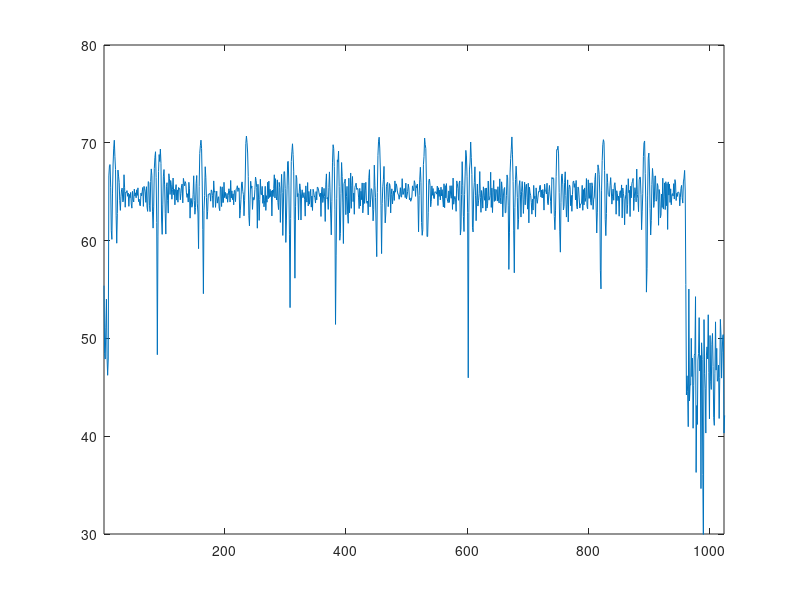
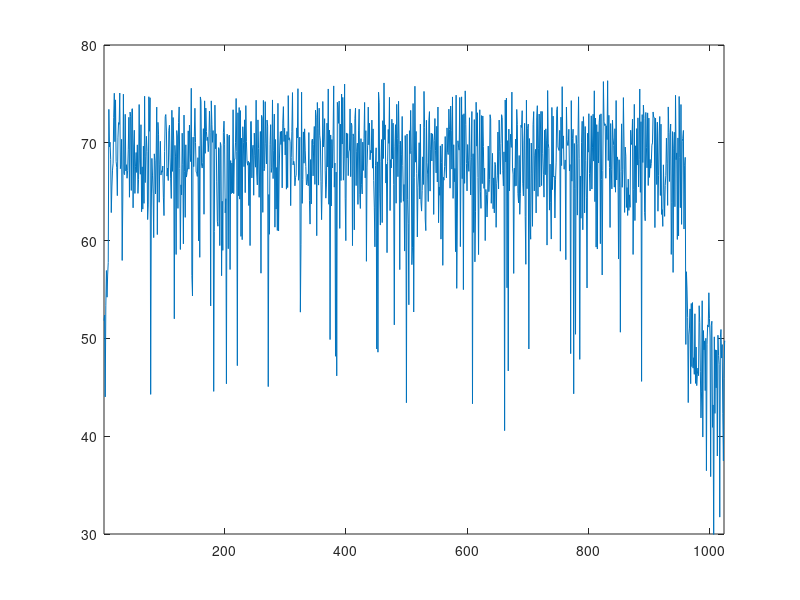
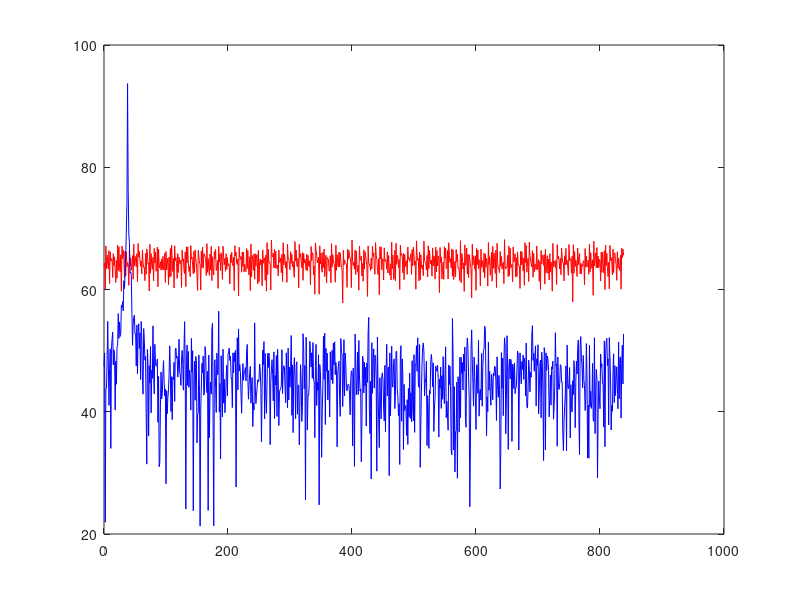

The MATLAB source for these figures, in order:
% this is a 5G PRACH format 0 transmission
L=839

% this is number of samples per bin, floor(L/Ncs) gives the number of cyclic shifts, see below
Ncs=26
% this is the FFT size for the generation/reception of PRACH
N=49152
% this is the length of the cyclic prefix for PRACH
Ncp=6336


% 6-bit data messages for 3 transmitters / UEs
preamble_index1=63;
preamble_index2=31;
preamble_index3=11;

% up to 6 Zadoff-Chu root sequences for this format
utab=[129 710 140 699 120 719]
% number of cyclic shifts
nshifts = floor(L/Ncs);
% number of Zadoff-Chu sequences required
nseq = ceil(64/nshifts);

% index of the preamble sequence to use
uind1=floor(preamble_index1/nshifts)
uind2=floor(preamble_index2/nshifts)
uind3=floor(preamble_index3/nshifts)
% index of cyclic shift to use
nuind1=rem(preamble_index1,nshifts)
nuind2=rem(preamble_index2,nshifts)
nuind3=rem(preamble_index3,nshifts)
if (uind1>=length(utab) || uind2>=length(utab) || uind3>=length(utab)) 
  fprintf("ERROR tab length %d : %d %d %d",length(utab),uind1,uind1,uind3) 
end

% These are the Zadoff-Chu Sequence generators (time-domain) 
% for the 3 transmitters
xu1 = exp(-j*pi*utab(1+uind1)*(0:838).*(1:839)/839);
xu2 = exp(-j*pi*utab(1+uind2)*(0:838).*(1:839)/839);
xu3 = exp(-j*pi*utab(1+uind3)*(0:838).*(1:839)/839);

% implement cyclic-shifts
% Note we do this in the time-domain and then do an 839-point fft here in MATLAB
% This is not usually done in practice because of the complexity of the FFT (i.e. a large prime number)
% There is a way to compute the Fourier transform directly and then perform the cyclic shift by a multiplication of a phasor in the frequency-domain.

xuv1 = xu1; 
xuv2 = xu2;
xuv3 = xu3;
for (n=0:838)
  xuv1(n+1) = xu1(1+rem(n+(Ncs*nuind1),839));
  yuv1 = fft(xuv1);
  xuv2(n+1) = xu2(1+rem(n+(Ncs*nuind2),839));
  yuv2 = fft(xuv2);
  xuv3(n+1) = xu3(1+rem(n+(Ncs*nuind3),839));
  yuv3 = fft(xuv3);
end

% put the PRACH in the lowest frequency (positive) subcarriers starting at carrier 7
Xuv1 = zeros(1,49152);
Xuv1(7+(1:839)) = yuv1;
Xuv2 = zeros(1,49152);
Xuv2(7+(1:839)) = yuv2;
Xuv3 = zeros(1,49152);
Xuv3(7+(1:839)) = yuv3;

% bring to time-domain
xuv1_49152 = ifft(Xuv1);
xuv2_49152 = ifft(Xuv2);
xuv3_49152 = ifft(Xuv3);

% add cyclic prefix
xuv1_49152 = [xuv1_49152((49152-6335):end) xuv1_49152];
xuv2_49152 = [xuv2_49152((49152-6335):end) xuv2_49152];
xuv3_49152 = [xuv3_49152((49152-6335):end) xuv3_49152];

% normalizes the transmit signal to unit-energy
xuv1_49152 = xuv1_49152/sqrt(sum(abs(xuv1_49152).^2)/length(xuv1_49152));
en1=mean(abs(xuv1_49152).^2)
xuv2_49152 = xuv2_49152/sqrt(sum(abs(xuv2_49152).^2)/length(xuv2_49152));
en2=mean(abs(xuv2_49152).^2)
xuv3_49152 = xuv3_49152/sqrt(sum(abs(xuv3_49152).^2)/length(xuv3_49152));
en3=mean(abs(xuv3_49152).^2)

% Plot the time-domain and frequency-domain waveform (xuv1)
% Question: What can you say regarding the frequency span (approximately how many PRBs does this waveform occupy
% 
% simulate time-delay
delay1=300;
delay2=140;
delay3=40;
delaymax = 1+max([delay1 delay2 delay3]);
xuv1_49152 = [zeros(1,delay1) xuv1_49152 zeros(1,delaymax-delay1)];
xuv2_49152 = [zeros(1,delay2) xuv2_49152 zeros(1,delaymax-delay2)];
xuv3_49152 = [zeros(1,delay3) xuv3_49152 zeros(1,delaymax-delay3)];

SNR=0;
snr=10.^(.1*SNR);
noise1 = sqrt(.5/snr)*(randn(1,length(xuv1_49152))+sqrt(-1)*randn(1,length(xuv1_49152)));
noise2 = sqrt(.5/snr)*(randn(1,length(xuv1_49152))+sqrt(-1)*randn(1,length(xuv1_49152)));
rxsig1 = xuv1_49152 + noise1;
rxsig2 = xuv1_49152 + xuv2_49152 + xuv3_49152 + noise2;


% What to do now
% a) implement the receiver using a frequency-domain correlation
% using the Zadoff-Chu sequences generation method as above
% b) show how the data detection and time-delay estimation

% receiver

rxsig1_noprefix = rxsig1(6336+(1:49152));
rxsig2_noprefix = rxsig2(6336+(1:49152));

RXSIG1 = fft(rxsig1_noprefix);
RXSIG2 = fft(rxsig2_noprefix);

Xu=zeros(nseq,839);
Ru1=zeros(nseq,839);
Ru2=zeros(nseq,839);
ru1=zeros(nseq,839);
ru2=zeros(nseq,839);
for (seq=1:nseq)
    % compute time-domain ZC sequence for each u in 1:nseq
    xun = exp(-j*pi*utab(seq)*(0:838).*(1:839)/839);
    % compute freq-domain ZC sequence for each u in 1:nseq
    Xu(seq,:) = fft(xun);
    % correlate (componentwise multiplicaiton and IFFT) with received signal
    Ru1(seq,:) = RXSIG1(7+(1:839)).*conj(Xu(seq,:));
    Ru2(seq,:) = RXSIG2(7+(1:839)).*conj(Xu(seq,:));
    ru1(seq,:) = ifft(Ru1(seq,:));%,1024);
    ru2(seq,:) = ifft(Ru2(seq,:));%,1024);
end

figure(1)
plot(20*log10(abs(fft(rxsig1))))
axis([1 1024 30 80])

figure(2)
plot(20*log10(abs(fft(rxsig2))))
axis([1 1024 30 80])

figure(3)
plot(0:838,20*log10(abs(ru1(1,:))), 'r',0:838,20*log10(abs(ru1(2,:))), 'b')